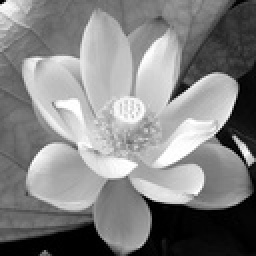
%> input picture 3.jpg, 128 x 128 px, shrunk from 256 x 256 before the run (shown 2 times larger)
$ octave compare.m   (GNU Octave 9; MATLAB toolbox functions it lacks are replaced by stand-ins)
%> lines starting %> are read from the running program, lines starting %| are printed output that depends on the picture
### InputPicture.m
function [Input]=InputPicture()
[FileName,PathName,FilterIndex] = uigetfile('*.*');%뎐놔뚤뺐움돤돕댔역돨쨌쓺
%> the answer given: 3.jpg
if FilterIndex == 0
    Input=0;
else
    Input=imread(strcat(PathName,FileName));%댔역돤돕돨쨌쓺苟돨匡숭
%> Input is the input picture: size 128x128 uint8; min 0, max 255, mean 131.1
    imshow(Input);
end

### resizeNEAREST.m
function Output = resizeNEAREST(H,W,Input)
%> called with H = 3, W = 3

% [6 lines of commented-out code are left out]
[row,col] = size(Input);
%> row = 128; col = 128
rerow = round(row*H);
%> rerow = 384
recol = round(col*W);
%> recol = 384
Output = zeros(rerow,recol);

 for i=1:rerow;
    for j=1:recol;
        indexX = round(i/H);
        indexY = round(j/W);
        %边界处理
        if indexX <1
           indexX=1;
        end
        if indexY <1
            indexY=1;
        end
        if indexX >row
            indexX=row;
        end
        if indexY >col
            indexY=col;
        end
            Output(i,j) = Input(indexX,indexY);
    end
 end
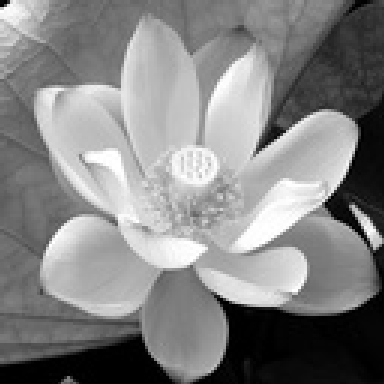
%> Output: size 384x384 double; min 0, max 255, mean 131.6


Output = uint8(Output);
%> Output: size 384x384 uint8
figure
imshow(Output);

### resizeLINEAR.m
function Output = resizeLINEAR(H,W,Input)
%> called with H = 3, W = 3

% [6 lines of commented-out code are left out]
[row,col] = size(Input);
rerow = round(row*H);
recol = round(col*W);
Output = zeros(rerow,recol);


for i=1:rerow;
    for j=1:recol;
        u = i/H-floor(i/H);
        v = j/W-floor(j/W);
        %边界处理
        indexX = round(i/H);
        indexY = round(j/W);
        if indexX <1
           indexX=1;
        end
        if indexY <1
            indexY=1;
        end
        if indexX >row-1
            indexX=row-1;
        end
        if indexY >col-1
            indexY=col-1;       %双线性内插容易丢失边界信息
        end
            Output(i,j) = (1-u)*(1-v)*Input(indexX,indexY) + u * (1-v) * Input(indexX+1,indexY) ...
                         + (1-u)*v*Input(indexX,indexY+1) + u*v*Input(indexX+1,indexY+1);
    end
 end
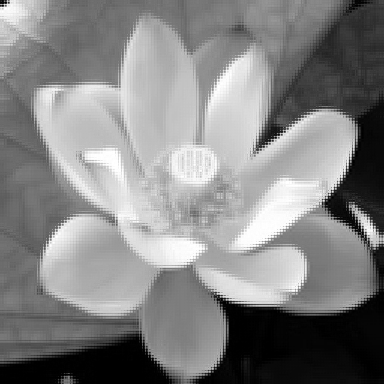
%> Output: size 384x384 double; min 0, max 255, mean 131.1


Output = uint8(Output);
%> Output: size 384x384 uint8
figure
imshow(Output);

### resizeLINEAR2.m
function Output = resizeLINEAR2(H,W,Input)
%> called with H = 3, W = 3
%行缩放rerow 列缩放 recol 行倍数H 列倍数W
%双线性内插
%H = 3;
%W = 3;
%Input = InputPicture();
imshow(Input);
[row,col] = size(Input);
rerow = round(row*H);
recol = round(col*W);
Output = zeros(rerow,recol);


for i=1:rerow;
    for j=1:recol;
        u = i/H-floor(i/H);
        v = j/W-floor(j/W);
        %边界处理
        indexX = round((i+0.5)/H-0.5);
        indexY = round((j+0.5)/W-0.5);
        if indexX <1
           indexX=1;
        end
        if indexY <1
            indexY=1;
        end
        if indexX >row-1
            indexX=row-1;
        end
        if indexY >col-1
            indexY=col-1;       %双线性内插容易丢失边界信息
        end
            Output(i,j) = (1-u)*(1-v)*Input(indexX,indexY) + u * (1-v) * Input(indexX+1,indexY) ...
                         + (1-u)*v*Input(indexX,indexY+1) + u*v*Input(indexX+1,indexY+1);
    end
 end
%> Output: size 384x384 double


Output = uint8(Output);
%> Output: size 384x384 uint8
figure
imshow(Output);

### compare.m
clc
clear all
close all
H = 3;
W = 3;
Input = InputPicture();
Output = resizeNEAREST(H,W,Input);
Output1 = resizeLINEAR(H,W,Input);
Output2 = resizeLINEAR2(H,W,Input);
out = imresize(Input,H,'nearest');
out2 = imresize(Input,H,'bilinear');
figure
imhist(Output)
%> figure, not shown here; highest point at x = 0, y = 4766
figure
imhist(out)
%> figure, not shown here; highest point at x = 0, y = 4896
figure
imhist(Output1)
%> figure, not shown here; highest point at x = 0, y = 4423
figure
imhist(Output2)
%> figure, not shown here; highest point at x = 0, y = 4311
figure
imhist(out2)
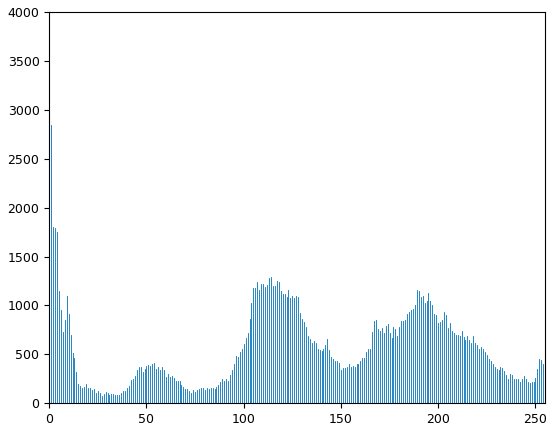
%> figure redrawn from the program's plot data; highest point at x = 0, y = 3673

Compare = out-Output;
figure
surf(Compare)
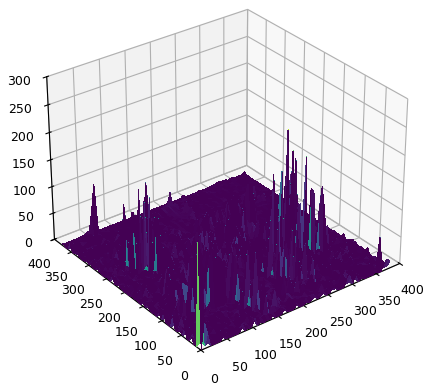
%> figure redrawn from the program's plot data
Compare1 = out2-Output1;
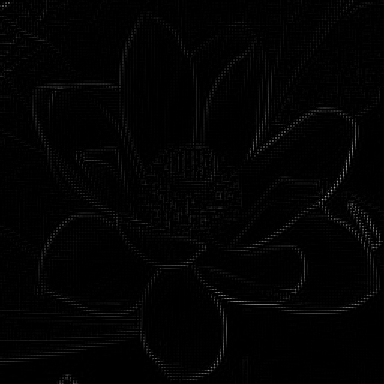
%> Compare1: size 384x384 uint8; min 0, max 170, mean 2.6
figure
surf(Compare1)
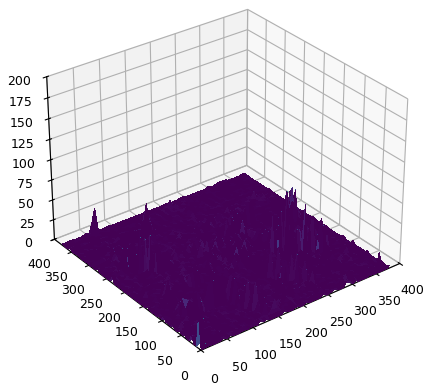
%> figure redrawn from the program's plot data
Compare2 = out2-Output2;
figure
surf(Compare2)
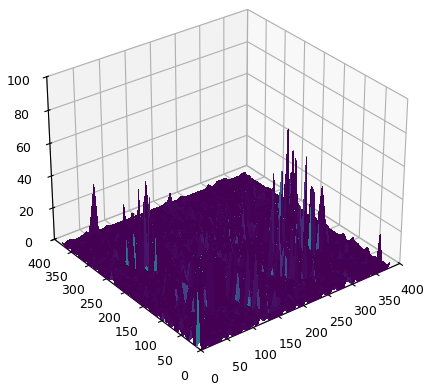
%> figure redrawn from the program's plot data


sum(sum(Compare1))
%> ans = 382280
sum(sum(Compare2))
%> ans = 254821
[m,n] = size(Input);
%> m = 128; n = 128
sumPix = m*n;
%> sumPix = 16384
[m,n] = size(Output2);
%> m = 384; n = 384
sumPix2 = m*n;
%> sumPix2 = 147456
[m,n] = size(out2);
sumPix1 = m*n;
%> sumPix1 = 147456
%CERF1(1)=0;
%CERF2(1)=0;
CERF1=zeros(1,256);
CERF2=zeros(1,256);

for i=1:256;
    P(i) = sum(histc(Input,i-1))/sumPix;
    F1(i) = sum(histc(out2,i-1))/sumPix1;
    F2(i) = sum(histc(Output2,i-1))/sumPix2;
end
%> after the loop, F1 = 256 values, max 0.0249 at index 1, min 0.000529 at index 28, mean 0.00391; F2 = 256 values, max 0.0292 at index 1, min 0.000529 at index 36, mean 0.00391; P = 256 values, max 0.0332 at index 1, min 0.000244 at index 37, mean 0.00391
    %CERF1(i+1)= P(i)*log(P(i)/F1(i))+CERF1(i);
   % CERF2(i+1)= P(i)*log(P(i)/F2(i))+CERF2(i);
    CERF1= P.*log(P./F1)+CERF1;
%> CERF1 = 256 values, max 0.00954 at index 1, min -0.00374 at index 2, mean 3.87e-05
    CERF2= P.*log(P./F2)+CERF2;
%> CERF2 = 256 values, max 0.00718 at index 256, min -0.00194 at index 10, mean 3.8e-05
    CERF1(isnan(CERF1))=0;
    CERF2(isnan(CERF2))=0;
    R1=sum(CERF1)
%> R1 = 0.00991
    R2=sum(CERF2)
%> R2 = 0.00973
